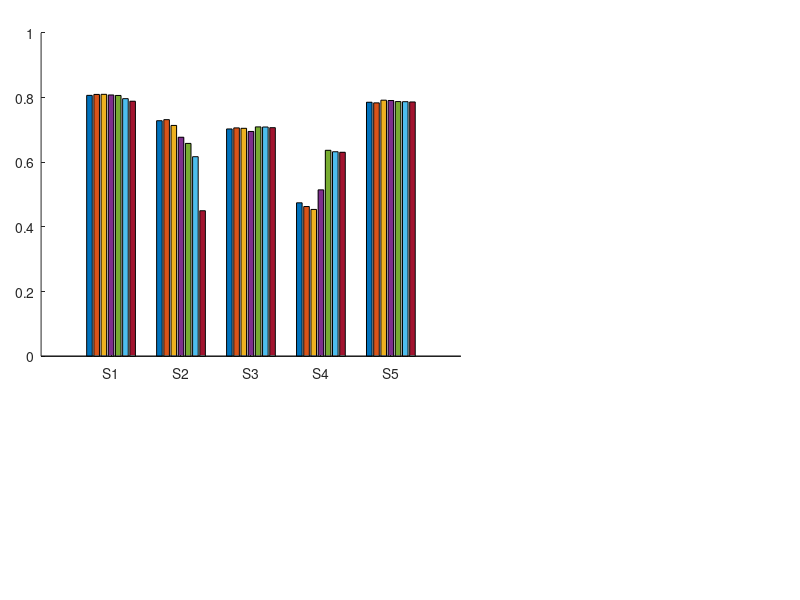

This figure's MATLAB source: (Note: this script raises an error after producing the figure.)
% Define the accuracy values for each subject and threshold
acc = [0.8067 0.7283 0.7028 0.4744 0.7854; 
       0.8096 0.7316 0.7061 0.4629 0.7835; 
       0.8099 0.7137 0.7048 0.4539 0.7918; 
       0.8079 0.6772 0.6951 0.5145 0.7908; 
       0.8064 0.6581 0.7092 0.6368 0.7875;
       0.7965 0.6170 0.7088 0.6323 0.7871;
       0.7886 0.4499 0.7068 0.6307 0.7863];

% Set the names for the subjects
subjects = {'S1', 'S2', 'S3', 'S4', 'S5'};

% Define the threshold values
thresholds = [0, 2, 3, 4, 5, 6, 7];

% Plot the bar chart
figure1 = figure;
axes1 = axes('Parent',figure1,...
    'Position',[0.0513541666666667 0.406340057636888 0.5246875 0.538904899135445]);
hold(axes1,'on');
bar(acc');

% Set the x-axis tick labels
xticks(1:numel(subjects));
xticklabels(subjects);
ylim([0 1]);

% Add a legend for the threshold values
legend(strcat('Th.= ', string(thresholds)), 'Location', 'northeast', 'Orientation','horizontal');
legend('boxoff');

% Add labels and title
xlabel('Subject');
ylabel('Accuracy');
grid on
set(axes1,'FontSize',17);
%%
acc = [0.7227 0.6227 0.6680 0.7273 0.6812; 
       0.7210 0.6303 0.6660 0.7308 0.6817; 
       0.7199 0.6036 0.6580 0.7320 0.6784; 
       0.7195 0.5796 0.6571 0.7322 0.6979; 
       0.7240 0.5353 0.7852 0.7269 0.6764;
       0.7243 0.6648 0.7546 0.7401 0.6871;
       0.7189 0.5980 0.7933 0.7080 0.6702];

% Set the names for the subjects
subjects = {'S6', 'S7', 'S8', 'S9', 'S10'};

% Define the threshold values
thresholds = [0, 2, 3, 4, 5, 6, 7];

% Plot the bar chart
figure1 = figure;
axes1 = axes('Parent',figure1,...
    'Position',[0.0513541666666667 0.406340057636888 0.5246875 0.538904899135445]);
hold(axes1,'on');
bar(acc');

% Set the x-axis tick labels
xticks(1:numel(subjects));
xticklabels(subjects);
ylim([0 1]);

% Add a legend for the threshold values
legend(strcat('Th.= ', string(thresholds)), 'Location', 'northeast', 'Orientation','horizontal');
legend('boxoff');

% Add labels and title
xlabel('Subject');
ylabel('Accuracy');
grid on
set(axes1,'FontSize',17);
%%
f1 = [0.6880 0.6173 0.6440 0.4562 0.6883; 
       0.7006 0.6247 0.6447 0.4476 0.6883; 
       0.7013 0.6020 0.6437 0.4433 0.6928; 
       0.6961 0.5940 0.6292 0.4840 0.6903; 
       0.6933 0.5820 0.6455 0.5914 0.6847;
       0.6795 0.5164 0.6469 0.5867 0.6867;
       0.6584 0.4925 0.6432 0.5849 0.6763];

% Set the names for the subjects
subjects = {'S1', 'S2', 'S3', 'S4', 'S5'};

% Define the threshold values
thresholds = [0, 2, 3, 4, 5, 6, 7];

% Plot the bar chart
figure1 = figure;
axes1 = axes('Parent',figure1,...
    'Position',[0.0513541666666667 0.406340057636888 0.5246875 0.538904899135445]);
hold(axes1,'on');
bar(f1');

% Set the x-axis tick labels
xticks(1:numel(subjects));
xticklabels(subjects);
ylim([0 1]);

% Add a legend for the threshold values
legend(strcat('Th.= ', string(thresholds)), 'Location', 'northeast', 'Orientation','horizontal');
legend('boxoff');

% Add labels and title
xlabel('Subject');
ylabel('F1');
grid on
set(axes1,'FontSize',17);
%%
f1 = [0.6448 0.6092 0.5499 0.6728 0.6431; 
       0.6427 0.6150 0.5566 0.6802 0.6481; 
       0.6467 0.5840 0.5484 0.6814 0.6491; 
       0.6463 0.5416 0.5709 0.6807 0.6562; 
       0.6480 0.5413 0.7088 0.6791 0.6315;
       0.6503 0.6248 0.6712 0.6888 0.6415;
       0.6435 0.5212 0.7147 0.6430 0.6213];

% Set the names for the subjects
subjects = {'S6', 'S7', 'S8', 'S9', 'S10'};

% Define the threshold values
thresholds = [0, 2, 3, 4, 5, 6, 7];

% Plot the bar chart
figure1 = figure;
axes1 = axes('Parent',figure1,...
    'Position',[0.0513541666666667 0.406340057636888 0.5246875 0.538904899135445]);
hold(axes1,'on');
bar(f1');

% Set the x-axis tick labels
xticks(1:numel(subjects));
xticklabels(subjects);
ylim([0 1]);

% Add a legend for the threshold values
legend(strcat('Th.= ', string(thresholds)), 'Location', 'northeast', 'Orientation','horizontal');
legend('boxoff');

% Add labels and title
xlabel('Subject');
ylabel('F1');
grid on
set(axes1,'FontSize',17);
%%
time = [809.48 920.93 954.40 1065.30 851.47; 
       695.30 811.45 905.19 1054.16 676.33; 
       632.94 703.21 870.41 891.75 638.35; 
       587.94 600.47 820.54 786.86 542.27; 
       465.11 508.69 715.74 705.77 521.66;
       393.11 375.47 595.25 568.22 435.45;
       381.08 308.91 561.20 476.62 364.25];

% Set the names for the subjects
subjects = {'S1', 'S2', 'S3', 'S4', 'S5'};

% Define the threshold values
thresholds = [0, 2, 3, 4, 5, 6, 7];

% Plot the bar chart
figure1 = figure;
axes1 = axes('Parent',figure1,...
    'Position',[0.0513541666666667 0.406340057636888 0.5246875 0.538904899135445]);
hold(axes1,'on');
bar(time');

% Set the x-axis tick labels
xticks(1:numel(subjects));
xticklabels(subjects);

% Add a legend for the threshold values
legend(strcat('Th.= ', string(thresholds)), 'Location', 'northeast', 'Orientation','horizontal');
legend('boxoff');

% Add labels and title
xlabel('Subject');
ylabel('Execution time, (s)');
grid on
set(axes1,'FontSize',17);
%%
time = [927.84 1037.92 887.09 911.37 1002.65; 
       879.52 921.44 731.43 786.18 906.40; 
       749.52 735.50 663.16 750.78 823.28; 
       796.54 658.69 563.17 676.63 714.57; 
       644.72 594.82 395.25 587.48 492.59;
       487.87 501.82 381.27 492.01 446.18;
       531.97 459.73 324.81 415.90 387.69];

% Set the names for the subjects
subjects = {'S6', 'S7', 'S8', 'S9', 'S10'};

% Define the threshold values
thresholds = [0, 2, 3, 4, 5, 6, 7];

% Plot the bar chart
figure1 = figure;
axes1 = axes('Parent',figure1,...
    'Position',[0.0513541666666667 0.406340057636888 0.5246875 0.538904899135445]);
hold(axes1,'on');
bar(time');

% Set the x-axis tick labels
xticks(1:numel(subjects));
xticklabels(subjects);

% Add a legend for the threshold values
legend(strcat('Th.= ', string(thresholds)), 'Location', 'northeast', 'Orientation','horizontal');
legend('boxoff');

% Add labels and title
xlabel('Subject');
ylabel('Execution time, (s)');
grid on
set(axes1,'FontSize',17);
%%
% Define the accuracy values for each subject and threshold
acc = [accuracy_values_kNN_0(1:5); 
       accuracy_values_kNN_2(1:5); 
       accuracy_values_kNN_3(1:5); 
       accuracy_values_kNN_4(1:5); 
       accuracy_values_kNN_5(1:5);
       accuracy_values_kNN_6(1:5);
       accuracy_values_kNN_7(1:5)];

% Set the names for the subjects
subjects = {'S1', 'S2', 'S3', 'S4', 'S5'};

% Define the threshold values
thresholds = [0, 2, 3, 4, 5, 6, 7];

% Plot the bar chart
figure1 = figure;
axes1 = axes('Parent',figure1,...
    'Position',[0.0513541666666667 0.406340057636888 0.5246875 0.538904899135445]);
hold(axes1,'on');
bar(acc');

% Set the x-axis tick labels
xticks(1:numel(subjects));
xticklabels(subjects);
ylim([0 1]);

% Add a legend for the threshold values
legend(strcat('Th.= ', string(thresholds)), 'Location', 'northeast', 'Orientation','horizontal');
legend('boxoff');

% Add labels and title
xlabel('Subject');
ylabel('Accuracy');
grid on
set(axes1,'FontSize',17);
%%
% Define the accuracy values for each subject and threshold
acc = [accuracy_values_kNN_0(6:10); 
       accuracy_values_kNN_2(6:10); 
       accuracy_values_kNN_3(6:10); 
       accuracy_values_kNN_4(6:10); 
       accuracy_values_kNN_5(6:10);
       accuracy_values_kNN_6(6:10);
       accuracy_values_kNN_7(6:10)];

% Set the names for the subjects
subjects = {'S6', 'S7', 'S8', 'S9', 'S10'};

% Define the threshold values
thresholds = [0, 2, 3, 4, 5, 6, 7];

% Plot the bar chart
figure1 = figure;
axes1 = axes('Parent',figure1,...
    'Position',[0.0513541666666667 0.406340057636888 0.5246875 0.538904899135445]);
hold(axes1,'on');
bar(acc');

% Set the x-axis tick labels
xticks(1:numel(subjects));
xticklabels(subjects);
ylim([0 1]);

% Add a legend for the threshold values
legend(strcat('Th.= ', string(thresholds)), 'Location', 'northeast', 'Orientation','horizontal');
legend('boxoff');

% Add labels and title
xlabel('Subject');
ylabel('Accuracy');
grid on
set(axes1,'FontSize',17);
%%
f1 = [f1_values_kNN_0(1:5); 
       f1_values_kNN_2(1:5); 
       f1_values_kNN_3(1:5); 
       f1_values_kNN_4(1:5); 
       f1_values_kNN_5(1:5);
       f1_values_kNN_6(1:5);
       f1_values_kNN_7(1:5)];

% Set the names for the subjects
subjects = {'S1', 'S2', 'S3', 'S4', 'S5'};

% Define the threshold values
thresholds = [0, 2, 3, 4, 5, 6, 7];

% Plot the bar chart
figure1 = figure;
axes1 = axes('Parent',figure1,...
    'Position',[0.0513541666666667 0.406340057636888 0.5246875 0.538904899135445]);
hold(axes1,'on');
bar(f1');

% Set the x-axis tick labels
xticks(1:numel(subjects));
xticklabels(subjects);
ylim([0 1]);

% Add a legend for the threshold values
legend(strcat('Th.= ', string(thresholds)), 'Location', 'northeast', 'Orientation','horizontal');
legend('boxoff');

% Add labels and title
xlabel('Subject');
ylabel('F1');
grid on
set(axes1,'FontSize',17);
%%
f1 = [f1_values_kNN_0(6:10); 
       f1_values_kNN_2(6:10); 
       f1_values_kNN_3(6:10); 
       f1_values_kNN_4(6:10); 
       f1_values_kNN_5(6:10);
       f1_values_kNN_6(6:10);
       f1_values_kNN_7(6:10)];

% Set the names for the subjects
subjects = {'S6', 'S7', 'S8', 'S9', 'S10'};

% Define the threshold values
thresholds = [0, 2, 3, 4, 5, 6, 7];

% Plot the bar chart
figure1 = figure;
axes1 = axes('Parent',figure1,...
    'Position',[0.0513541666666667 0.406340057636888 0.5246875 0.538904899135445]);
hold(axes1,'on');
bar(f1');

% Set the x-axis tick labels
xticks(1:numel(subjects));
xticklabels(subjects);
ylim([0 1]);

% Add a legend for the threshold values
legend(strcat('Th.= ', string(thresholds)), 'Location', 'northeast', 'Orientation','horizontal');
legend('boxoff');

% Add labels and title
xlabel('Subject');
ylabel('F1');
grid on
set(axes1,'FontSize',17);
%%
time = [time_values_kNN_0(6:10); 
       time_values_kNN_2(6:10); 
       time_values_kNN_3(6:10); 
       time_values_kNN_4(6:10); 
       time_values_kNN_5(6:10);
       time_values_kNN_6(6:10);
       time_values_kNN_7(6:10)];

% Set the names for the subjects
subjects = {'S6', 'S7', 'S8', 'S9', 'S10'};

% Define the threshold values
thresholds = [0, 2, 3, 4, 5, 6, 7];

% Plot the bar chart
figure1 = figure;
axes1 = axes('Parent',figure1,...
    'Position',[0.0513541666666667 0.406340057636888 0.5246875 0.538904899135445]);
hold(axes1,'on');
bar(time');

% Set the x-axis tick labels
xticks(1:numel(subjects));
xticklabels(subjects);

% Add a legend for the threshold values
legend(strcat('Th.= ', string(thresholds)), 'Location', 'northeast', 'Orientation','horizontal');
legend('boxoff');

% Add labels and title
xlabel('Subject');
ylabel('Execution time, (s)');
grid on
set(axes1,'FontSize',17);
%%
time = [time_values_kNN_0(1:5); 
       time_values_kNN_2(1:5); 
       time_values_kNN_3(1:5); 
       time_values_kNN_4(1:5); 
       time_values_kNN_5(1:5);
       time_values_kNN_6(1:5);
       time_values_kNN_7(1:5)];

% Set the names for the subjects
subjects = {'S1', 'S2', 'S3', 'S4', 'S5'};

% Define the threshold values
thresholds = [0, 2, 3, 4, 5, 6, 7];

% Plot the bar chart
figure1 = figure;
axes1 = axes('Parent',figure1,...
    'Position',[0.0513541666666667 0.406340057636888 0.5246875 0.538904899135445]);
hold(axes1,'on');
bar(time');

% Set the x-axis tick labels
xticks(1:numel(subjects));
xticklabels(subjects);
ylim([0 3000])
% Add a legend for the threshold values
legend(strcat('Th.= ', string(thresholds)), 'Location', 'northeast', 'Orientation','horizontal');
legend('boxoff');

% Add labels and title
xlabel('Subject');
ylabel('Execution time, (s)');
grid on
set(axes1,'FontSize',17);
%%
% Define the accuracy values for each subject and threshold
acc = [accuracy_values_LDA_0(1:5); 
       accuracy_values_LDA_2(1:5); 
       accuracy_values_LDA_3(1:5); 
       accuracy_values_LDA_4(1:5); 
       accuracy_values_LDA_5(1:5);
       accuracy_values_LDA_6(1:5);
       accuracy_values_LDA_7(1:5)];

% Set the names for the subjects
subjects = {'S1', 'S2', 'S3', 'S4', 'S5'};

% Define the threshold values
thresholds = [0, 2, 3, 4, 5, 6, 7];

% Plot the bar chart
figure1 = figure;
axes1 = axes('Parent',figure1,...
    'Position',[0.0513541666666667 0.406340057636888 0.5246875 0.538904899135445]);
hold(axes1,'on');
bar(acc');

% Set the x-axis tick labels
xticks(1:numel(subjects));
xticklabels(subjects);
ylim([0 1]);

% Add a legend for the threshold values
legend(strcat('Th.= ', string(thresholds)), 'Location', 'northeast', 'Orientation','horizontal');
legend('boxoff');

% Add labels and title
xlabel('Subject');
ylabel('Accuracy');
grid on
set(axes1,'FontSize',17);
%%
% Define the accuracy values for each subject and threshold
acc = [accuracy_values_LDA_0(6:10); 
       accuracy_values_LDA_2(6:10); 
       accuracy_values_LDA_3(6:10); 
       accuracy_values_LDA_4(6:10); 
       accuracy_values_LDA_5(6:10);
       accuracy_values_LDA_6(6:10);
       accuracy_values_LDA_7(6:10)];

% Set the names for the subjects
subjects = {'S6', 'S7', 'S8', 'S9', 'S10'};

% Define the threshold values
thresholds = [0, 2, 3, 4, 5, 6, 7];

% Plot the bar chart
figure1 = figure;
axes1 = axes('Parent',figure1,...
    'Position',[0.0513541666666667 0.406340057636888 0.5246875 0.538904899135445]);
hold(axes1,'on');
bar(acc');

% Set the x-axis tick labels
xticks(1:numel(subjects));
xticklabels(subjects);
ylim([0 1]);

% Add a legend for the threshold values
legend(strcat('Th.= ', string(thresholds)), 'Location', 'northeast', 'Orientation','horizontal');
legend('boxoff');

% Add labels and title
xlabel('Subject');
ylabel('Accuracy');
grid on
set(axes1,'FontSize',17);
%%
f1 = [f1_values_LDA_0(1:5); 
       f1_values_LDA_2(1:5); 
       f1_values_LDA_3(1:5); 
       f1_values_LDA_4(1:5); 
       f1_values_LDA_5(1:5);
       f1_values_LDA_6(1:5);
       f1_values_LDA_7(1:5)];

% Set the names for the subjects
subjects = {'S1', 'S2', 'S3', 'S4', 'S5'};

% Define the threshold values
thresholds = [0, 2, 3, 4, 5, 6, 7];

% Plot the bar chart
figure1 = figure;
axes1 = axes('Parent',figure1,...
    'Position',[0.0513541666666667 0.406340057636888 0.5246875 0.538904899135445]);
hold(axes1,'on');
bar(f1');

% Set the x-axis tick labels
xticks(1:numel(subjects));
xticklabels(subjects);
ylim([0 1]);

% Add a legend for the threshold values
legend(strcat('Th.= ', string(thresholds)), 'Location', 'northeast', 'Orientation','horizontal');
legend('boxoff');

% Add labels and title
xlabel('Subject');
ylabel('F1');
grid on
set(axes1,'FontSize',17);
%%
f1 = [f1_values_LDA_0(6:10); 
       f1_values_LDA_2(6:10); 
       f1_values_LDA_3(6:10); 
       f1_values_LDA_4(6:10); 
       f1_values_LDA_5(6:10);
       f1_values_LDA_6(6:10);
       f1_values_LDA_7(6:10)];

% Set the names for the subjects
subjects = {'S6', 'S7', 'S8', 'S9', 'S10'};

% Define the threshold values
thresholds = [0, 2, 3, 4, 5, 6, 7];

% Plot the bar chart
figure1 = figure;
axes1 = axes('Parent',figure1,...
    'Position',[0.0513541666666667 0.406340057636888 0.5246875 0.538904899135445]);
hold(axes1,'on');
bar(f1');

% Set the x-axis tick labels
xticks(1:numel(subjects));
xticklabels(subjects);
ylim([0 1]);

% Add a legend for the threshold values
legend(strcat('Th.= ', string(thresholds)), 'Location', 'northeast', 'Orientation','horizontal');
legend('boxoff');

% Add labels and title
xlabel('Subject');
ylabel('F1');
grid on
set(axes1,'FontSize',17);
%%
time = [time_values_LDA_0(6:10); 
       time_values_LDA_2(6:10); 
       time_values_LDA_3(6:10); 
       time_values_LDA_4(6:10); 
       time_values_LDA_5(6:10);
       time_values_LDA_6(6:10);
       time_values_LDA_7(6:10)];

% Set the names for the subjects
subjects = {'S6', 'S7', 'S8', 'S9', 'S10'};

% Define the threshold values
thresholds = [0, 2, 3, 4, 5, 6, 7];

% Plot the bar chart
figure1 = figure;
axes1 = axes('Parent',figure1,...
    'Position',[0.0513541666666667 0.406340057636888 0.5246875 0.538904899135445]);
hold(axes1,'on');
bar(time');

% Set the x-axis tick labels
xticks(1:numel(subjects));
xticklabels(subjects);
ylim([0 1000]);

% Add a legend for the threshold values
legend(strcat('Th.= ', string(thresholds)), 'Location', 'northeast', 'Orientation','horizontal');
legend('boxoff');

% Add labels and title
xlabel('Subject');
ylabel('Execution time, (s)');
grid on
set(axes1,'FontSize',17);
%%
time = [time_values_LDA_0(1:5); 
       time_values_LDA_2(1:5); 
       time_values_LDA_3(1:5); 
       time_values_LDA_4(1:5); 
       time_values_LDA_5(1:5);
       time_values_LDA_6(1:5);
       time_values_LDA_7(1:5)];

% Set the names for the subjects
subjects = {'S1', 'S2', 'S3', 'S4', 'S5'};

% Define the threshold values
thresholds = [0, 2, 3, 4, 5, 6, 7];

% Plot the bar chart
figure1 = figure;
axes1 = axes('Parent',figure1,...
    'Position',[0.0513541666666667 0.406340057636888 0.5246875 0.538904899135445]);
hold(axes1,'on');
bar(time');

% Set the x-axis tick labels
xticks(1:numel(subjects));
xticklabels(subjects);
ylim([0 1000]);
% Add a legend for the threshold values
legend(strcat('Th.= ', string(thresholds)), 'Location', 'northeast', 'Orientation','horizontal');
legend('boxoff');

% Add labels and title
xlabel('Subject');
ylabel('Execution time, (s)');
grid on
set(axes1,'FontSize',17);
%%
% Define the accuracy values for each subject and threshold
acc = [accuracy_values_EBDT_0(1:5); 
       accuracy_values_EBDT_2(1:5); 
       accuracy_values_EBDT_3(1:5); 
       accuracy_values_EBDT_4(1:5); 
       accuracy_values_EBDT_5(1:5);
       accuracy_values_EBDT_6(1:5);
       accuracy_values_EBDT_7(1:5)];

% Set the names for the subjects
subjects = {'S1', 'S2', 'S3', 'S4', 'S5'};

% Define the threshold values
thresholds = [0, 2, 3, 4, 5, 6, 7];

% Plot the bar chart
figure1 = figure;
axes1 = axes('Parent',figure1,...
    'Position',[0.0513541666666667 0.406340057636888 0.5246875 0.538904899135445]);
hold(axes1,'on');
bar(acc');

% Set the x-axis tick labels
xticks(1:numel(subjects));
xticklabels(subjects);
ylim([0 1]);

% Add a legend for the threshold values
legend(strcat('Th.= ', string(thresholds)), 'Location', 'northeast', 'Orientation','horizontal');
legend('boxoff');

% Add labels and title
xlabel('Subject');
ylabel('Accuracy');
grid on
set(axes1,'FontSize',17);
%%
% Define the accuracy values for each subject and threshold
acc = [accuracy_values_EBDT_0(6:10); 
       accuracy_values_EBDT_2(6:10); 
       accuracy_values_EBDT_3(6:10); 
       accuracy_values_EBDT_4(6:10); 
       accuracy_values_EBDT_5(6:10);
       accuracy_values_EBDT_6(6:10);
       accuracy_values_EBDT_7(6:10)];

% Set the names for the subjects
subjects = {'S6', 'S7', 'S8', 'S9', 'S10'};

% Define the threshold values
thresholds = [0, 2, 3, 4, 5, 6, 7];

% Plot the bar chart
figure1 = figure;
axes1 = axes('Parent',figure1,...
    'Position',[0.0513541666666667 0.406340057636888 0.5246875 0.538904899135445]);
hold(axes1,'on');
bar(acc');

% Set the x-axis tick labels
xticks(1:numel(subjects));
xticklabels(subjects);
ylim([0 1]);

% Add a legend for the threshold values
legend(strcat('Th.= ', string(thresholds)), 'Location', 'northeast', 'Orientation','horizontal');
legend('boxoff');

% Add labels and title
xlabel('Subject');
ylabel('Accuracy');
grid on
set(axes1,'FontSize',17);
%%
f1 = [f1_values_EBDT_0(1:5); 
       f1_values_EBDT_2(1:5); 
       f1_values_EBDT_3(1:5); 
       f1_values_EBDT_4(1:5); 
       f1_values_EBDT_5(1:5);
       f1_values_EBDT_6(1:5);
       f1_values_EBDT_7(1:5)];

% Set the names for the subjects
subjects = {'S1', 'S2', 'S3', 'S4', 'S5'};

% Define the threshold values
thresholds = [0, 2, 3, 4, 5, 6, 7];

% Plot the bar chart
figure1 = figure;
axes1 = axes('Parent',figure1,...
    'Position',[0.0513541666666667 0.406340057636888 0.5246875 0.538904899135445]);
hold(axes1,'on');
bar(f1');

% Set the x-axis tick labels
xticks(1:numel(subjects));
xticklabels(subjects);
ylim([0 1]);

% Add a legend for the threshold values
legend(strcat('Th.= ', string(thresholds)), 'Location', 'northeast', 'Orientation','horizontal');
legend('boxoff');

% Add labels and title
xlabel('Subject');
ylabel('F1');
grid on
set(axes1,'FontSize',17);
%%
f1 = [f1_values_EBDT_0(6:10); 
       f1_values_EBDT_2(6:10); 
       f1_values_EBDT_3(6:10); 
       f1_values_EBDT_4(6:10); 
       f1_values_EBDT_5(6:10);
       f1_values_EBDT_6(6:10);
       f1_values_EBDT_7(6:10)];

% Set the names for the subjects
subjects = {'S6', 'S7', 'S8', 'S9', 'S10'};

% Define the threshold values
thresholds = [0, 2, 3, 4, 5, 6, 7];

% Plot the bar chart
figure1 = figure;
axes1 = axes('Parent',figure1,...
    'Position',[0.0513541666666667 0.406340057636888 0.5246875 0.538904899135445]);
hold(axes1,'on');
bar(f1');

% Set the x-axis tick labels
xticks(1:numel(subjects));
xticklabels(subjects);
ylim([0 1]);

% Add a legend for the threshold values
legend(strcat('Th.= ', string(thresholds)), 'Location', 'northeast', 'Orientation','horizontal');
legend('boxoff');

% Add labels and title
xlabel('Subject');
ylabel('F1');
grid on
set(axes1,'FontSize',17);
%%
time = [time_values_EBDT_0(6:10); 
       time_values_EBDT_2(6:10); 
       time_values_EBDT_3(6:10); 
       time_values_EBDT_4(6:10); 
       time_values_EBDT_5(6:10);
       time_values_EBDT_6(6:10);
       time_values_EBDT_7(6:10)];

% Set the names for the subjects
subjects = {'S6', 'S7', 'S8', 'S9', 'S10'};

% Define the threshold values
thresholds = [0, 2, 3, 4, 5, 6, 7];

% Plot the bar chart
figure1 = figure;
axes1 = axes('Parent',figure1,...
    'Position',[0.0513541666666667 0.406340057636888 0.5246875 0.538904899135445]);
hold(axes1,'on');
bar(time');

% Set the x-axis tick labels
xticks(1:numel(subjects));
xticklabels(subjects);
ylim([0 1000]);

% Add a legend for the threshold values
legend(strcat('Th.= ', string(thresholds)), 'Location', 'northeast', 'Orientation','horizontal');
legend('boxoff');

% Add labels and title
xlabel('Subject');
ylabel('Execution time, (s)');
grid on
set(axes1,'FontSize',17);
%%
time = [time_values_EBDT_0(1:5); 
       time_values_EBDT_2(1:5); 
       time_values_EBDT_3(1:5); 
       time_values_EBDT_4(1:5); 
       time_values_EBDT_5(1:5);
       time_values_EBDT_6(1:5);
       time_values_EBDT_7(1:5)];

% Set the names for the subjects
subjects = {'S1', 'S2', 'S3', 'S4', 'S5'};

% Define the threshold values
thresholds = [0, 2, 3, 4, 5, 6, 7];

% Plot the bar chart
figure1 = figure;
axes1 = axes('Parent',figure1,...
    'Position',[0.0513541666666667 0.406340057636888 0.5246875 0.538904899135445]);
hold(axes1,'on');
bar(time');

% Set the x-axis tick labels
xticks(1:numel(subjects));
xticklabels(subjects);
ylim([0 1000]);
% Add a legend for the threshold values
legend(strcat('Th.= ', string(thresholds)), 'Location', 'northeast', 'Orientation','horizontal');
legend('boxoff');

% Add labels and title
xlabel('Subject');
ylabel('Execution time, (s)');
grid on
set(axes1,'FontSize',17);